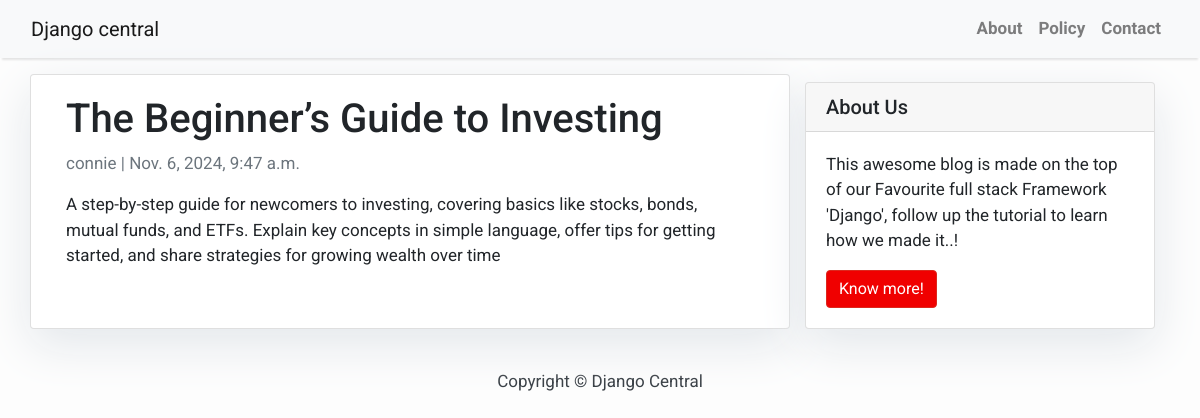
The page /the-beginners-guide-to-investing/ on the database its author committed.
### blog/models.py (models this page shows, shortened)
class Post(models.Model):
    title = models.CharField(max_length=200, unique=True)
    slug = models.SlugField(max_length=200, unique=True)
    author = models.ForeignKey(User, on_delete= models.CASCADE,related_name='blog_posts')
    updated_on = models.DateTimeField(auto_now= True)
    content = models.TextField()
    created_on = models.DateTimeField(auto_now_add=True)
    status = models.IntegerField(choices=STATUS, default=0)
    class Meta:
        ordering = ['-created_on']

### blog/views.py (the view)
# urls.py: path('<slug:slug>/', views.PostDetail.as_view(), name='post_detail'),
class PostDetail(generic.DetailView):
    model = Post
    template_name = 'post_detail.html'

### blog/templates/post_detail.html
{% extends 'base.html' %} {% block content %}
<div class="container">
  <div class="row">
    <div class="col-md-8 card mb-4  mt-3 left  top">
      <div class="card-body">
        <h1>{% block title %} {{ object.title }} {% endblock title %}</h1>
        <p class=" text-muted">{{ post.author }} | {{ post.created_on }}</p>
        <p class="card-text ">{{ object.content | safe }}</p>
      </div>
    </div>
    {% block sidebar %} {% include 'sidebar.html' %} {% endblock sidebar %}
  </div>
</div>
{% endblock content %}

### blog/templates/base.html (style rules this page uses)
body { font-family: "Roboto", sans-serif; font-size: 17px; background-color: #fdfdfd; }

### blog/templates/sidebar.html (style rules this page uses)
.card { box-shadow: 0 16px 48px #E3E7EB; }

### rows shown on the page
Post: title "The Beginner’s Guide to Investing", author "connie", created_on "Nov. 6, 2024, 9:47 a.m.", content "A step-by-step guide for newcomers to investing, covering basics like stocks, bonds, mutual funds, and ETFs. Explain key concepts in simple language, offer tips for getting started, and share strategies for growing wealth over time"
